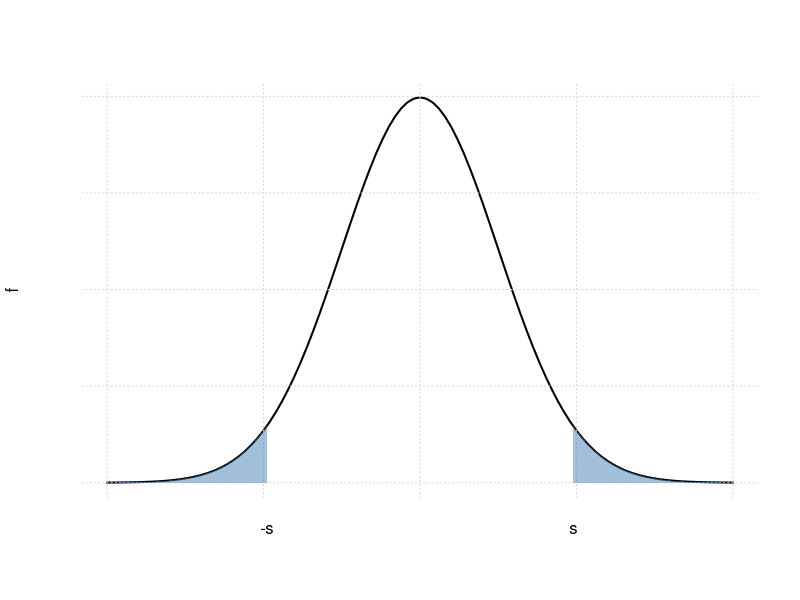

This chart was generated by the following R code:
## ---- chunk 1
par(family="sans")
plot(dnorm, xlim=c(-4,4), axes=F, xlab="", ylab=expression(f), lwd=2)
grid()
t1 <- seq(-4,-1.96, l=100)
t2 <- seq(1.96,4, l=100)
polygon(c(t1, rev(t1)), c(dnorm(t1),rep(0,100)), col=scales::alpha("steelblue",0.5), border = NA)
polygon(c(t2, rev(t2)), c(dnorm(t2),rep(0,100)), col=scales::alpha("steelblue",0.5), border = NA)
axis(side = 1,at = 1.96*c(-1,1), labels = c("-s","s"),tick = F)
